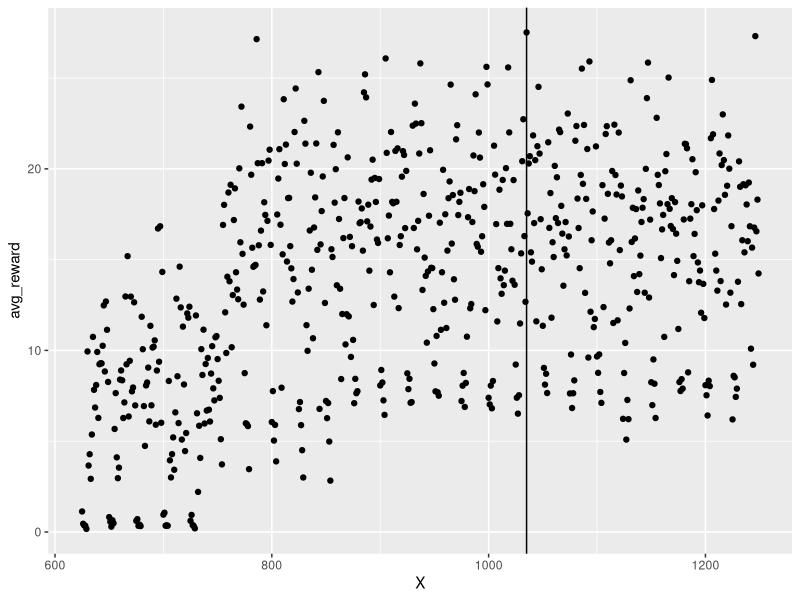
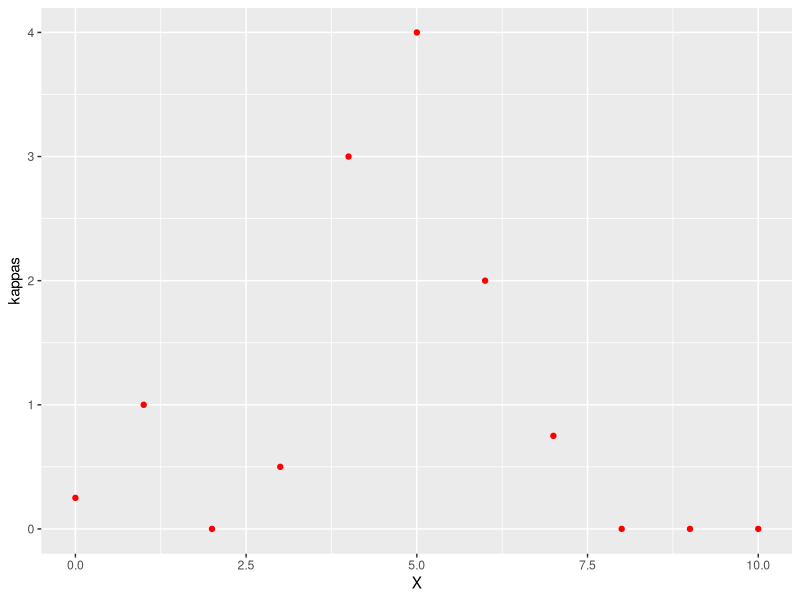
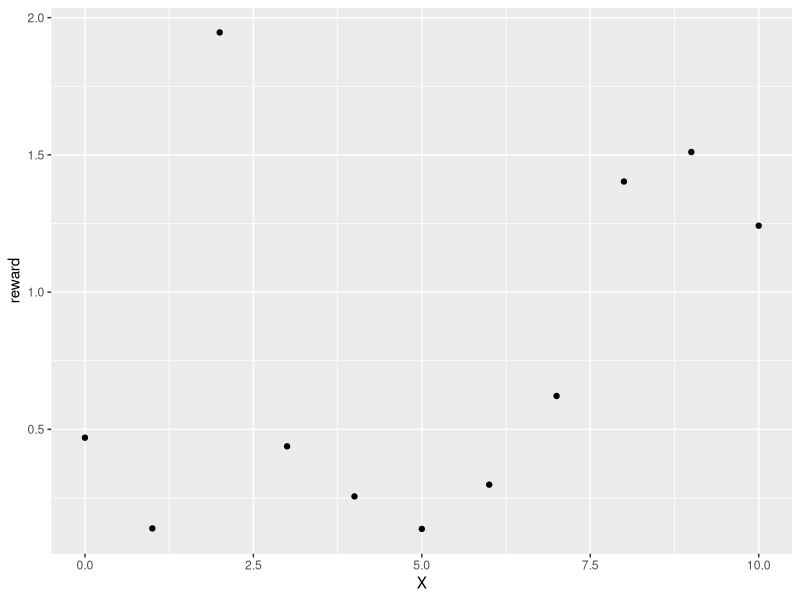
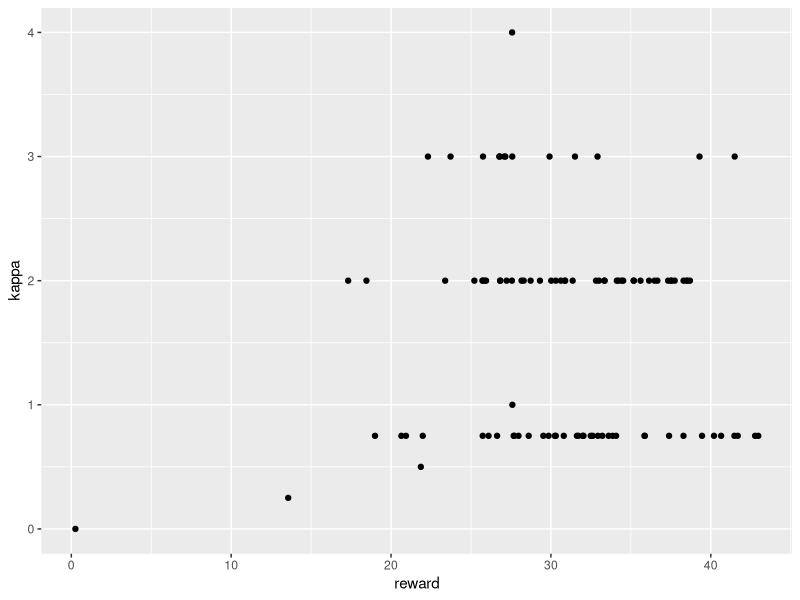

Reproduce these figures in R, in order.
library(dplyr)
library(ggplot2)


# Grid search analysis
df <- read.csv('metrics/grid_rewards.csv')

# Plots
ggplot_data <- df %>% 
    filter(tau == 13)
ggplot(data=ggplot_data) +
    geom_point(aes(x=X, y=avg_reward)) + 
    geom_vline(xintercept = 1035)

# Statistics
high_reward <- df %>% 
    arrange(desc(avg_reward))

high_reward[seq(10),] %>% filter(tau == 13)

# Best parameters
# tau = 13
# kappa = 1000
# beta = 0.0025
# sigma = 5.25
# delta_t <= 2

df <- read.csv('deep_dep_results/test/metrics.csv')
colnames(df)
ggplot(data=df) +
    geom_point(aes(x=X, y=kappas), col='red')

ggplot(data=df) + 
    geom_point(aes(x=X, y=reward))

# Thompson sampling
df <- read.csv('thompson_sampling_results/kappa_sampling.csv')
colnames(df)

ggplot(data=df) +
    geom_point(aes(x=reward, y=kappa))
